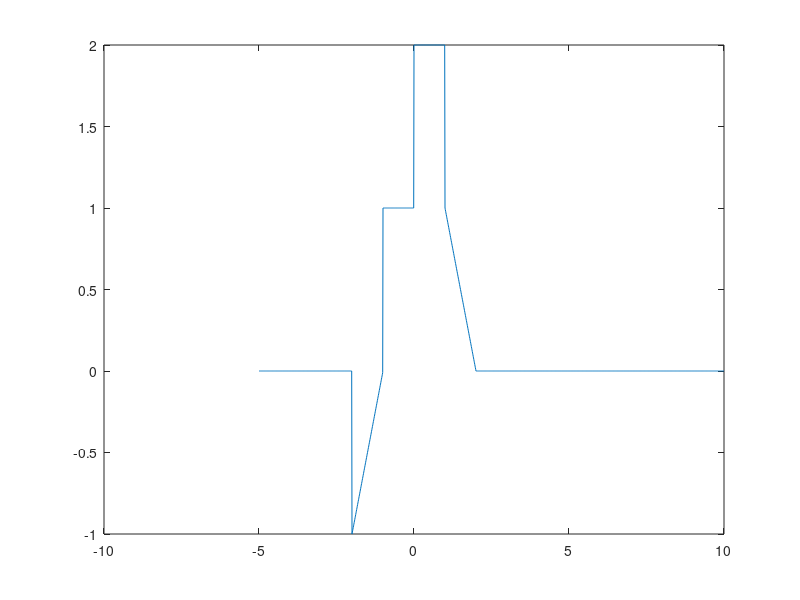
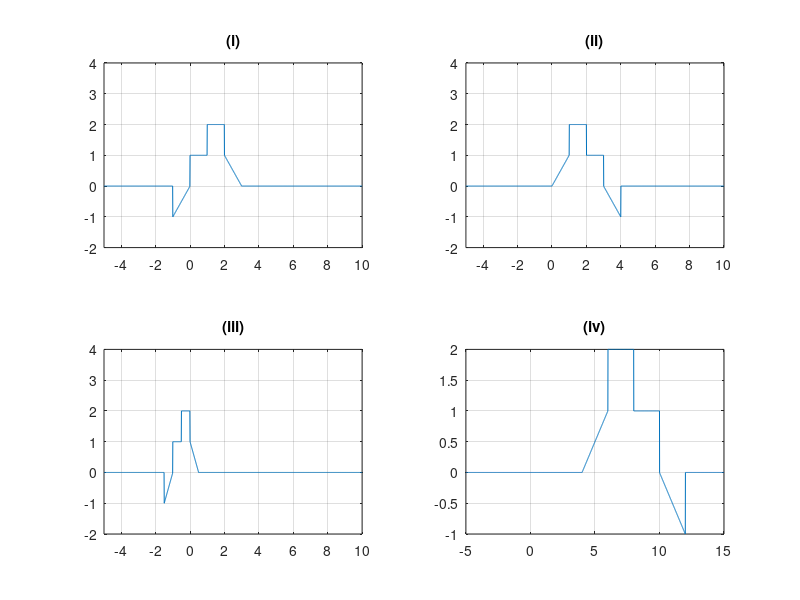

MATLAB code to generate these figures, in order:
clc
clear all 
close all

%original question
t= -5 : 0.01 : 10;
y= (t+1).*(t>=-2 & t<-1) + 1.*(t>=-1 & t<0) + 2.*(t>=0 & t<1) + (2-t).*(t>=1 &t<2);
plot(t,y)
figure
grid on
axis([-5 10 -2 4])
title('original')

%(i)
t1= (t-1);
y1= (t1+1).*(t1>=-2 & t1<-1) + 1.*(t1>=-1 & t1<0) + 2.*(t1>=0 & t1<1) + (2-t1).*(t1>=1 &t1<2);
subplot(2,2,1)
plot(t,y1)
grid on
axis([-5 10 -2 4])
title('(i)')

%(ii)
t2= 2-t;
y2= (t2+1).*(t2>=-2 & t2<-1) + 1.*(t2>=-1 & t2<0) + 2.*(t2>=0 & t2<1) + (2-t2).*(t2>=1 &t2<2);
subplot(2,2,2)
plot(t,y2)
grid on
axis([-5 10 -2 4])
title('(ii)')

%(iii)
t3= 2.*t+1;
y3= (t3+1).*(t3>=-2 & t3<-1) + 1.*(t3>=-1 & t3<0) + 2.*(t3>=0 & t3<1) + (2-t3).*(t3>=1 &t3<2);
subplot(2,2,3)
plot(t,y3)
grid on
axis([-5 10 -2 4])
title('(iii)')

%(iv)
tdiv= -5 : 0.01 : 15; %The original time vector is not accomodating this signal, graph is going out of bounds. Thus, changing the time vector.
t4= 4- (tdiv./2);
y4= (t4+1).*(t4>=-2 & t4<-1) + 1.*(t4>=-1 & t4<0) + 2.*(t4>=0 & t4<1) + (2-t4).*(t4>=1 &t4<2);
subplot(2,2,4)
plot(tdiv,y4)
grid on
title('(iv)')

